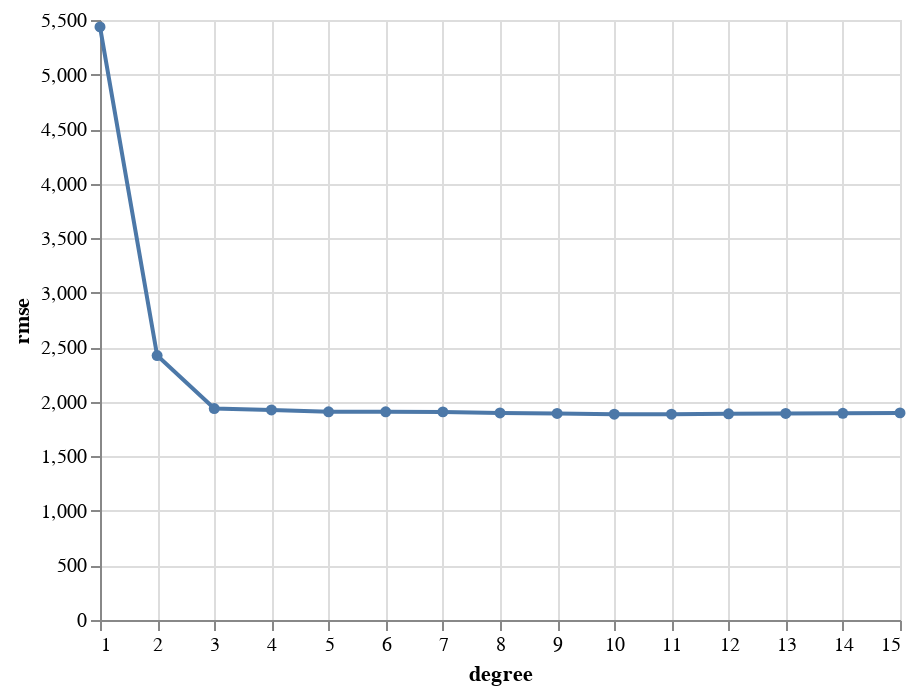

Here is the notebook cell this chart was saved with:
### Code cell
results1 = pd.DataFrame(columns=["degree", "rmse"])

for n in range(1, MAX_DEGREE + 1):
    poly = PolynomialFeatures(n)
    Xp = poly.fit_transform(df1.iloc[:, 1:])
    fit = LinearRegression().fit(Xp, df1.Y)
    Y_hat = fit.predict(Xp)
    results1 = results1.append(
        {"degree": n, "rmse": np.sqrt(mean_squared_error(df1.Y, Y_hat))},
        ignore_index=True,
    )

alt.Chart(results1).mark_line(point=alt.OverlayMarkDef()).encode(
    x="degree", y="rmse", tooltip=["degree", "rmse"]
)

### Figure 1 — Vega-Lite specification as saved in the notebook (floating-point values rounded to 4 significant figures)
{"config": {"view": {"continuousWidth": 400, "continuousHeight": 300}}, "data": {"name": "data-be08772261d7c0c3f1533ce659f0a25b"}, "mark": {"type": "line", "point": {}}, "encoding": {"tooltip": [{"type": "quantitative", "field": "degree"}, {"type": "quantitative", "field": "rmse"}], "x": {"type": "quantitative", "field": "degree"}, "y": {"type": "quantitative", "field": "rmse"}}, "$schema": "https://vega.github.io/schema/vega-lite/v4.8.1.json", "datasets": {"data-be08772261d7c0c3f1533ce659f0a25b": [{"degree": 1.0, "rmse": 5437.0}, {"degree": 2.0, "rmse": 2424.0}, {"degree": 3.0, "rmse": 1938.0}, {"degree": 4.0, "rmse": 1925.0}, {"degree": 5.0, "rmse": 1909.0}, {"degree": 6.0, "rmse": 1909.0}, {"degree": 7.0, "rmse": 1908.0}, {"degree": 8.0, "rmse": 1898.0}, {"degree": 9.0, "rmse": 1893.0}, {"degree": 10.0, "rmse": 1887.0}, {"degree": 11.0, "rmse": 1886.0}, {"degree": 12.0, "rmse": 1890.0}, {"degree": 13.0, "rmse": 1894.0}, {"degree": 14.0, "rmse": 1894.0}, {"degree": 15.0, "rmse": 1899.0}]}}
